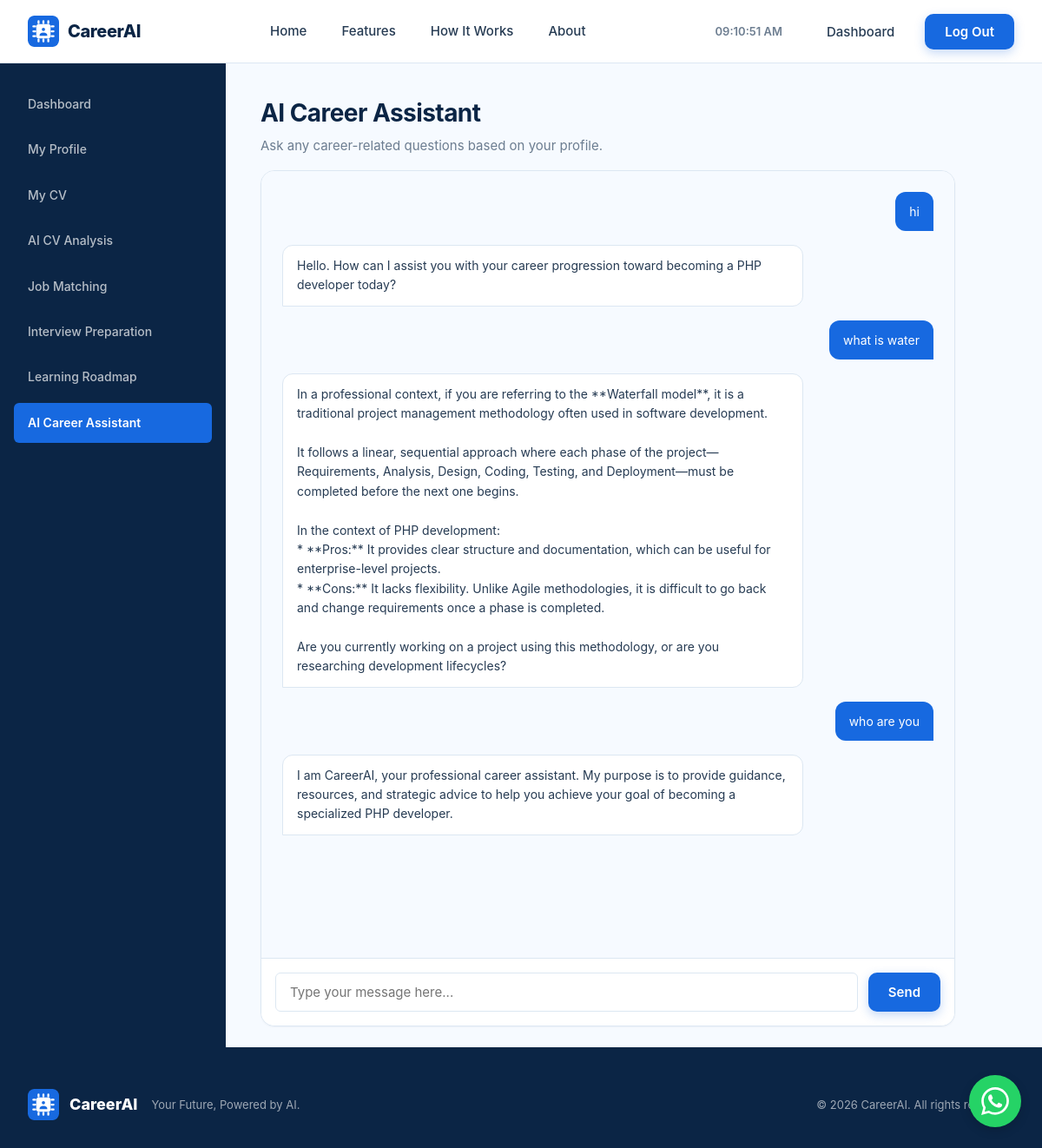
The app's page /pages/chat_assistant.php (signed in) with its own data.
### tables this page shows
CREATE TABLE `chat_messages` (
  `id` int(10) UNSIGNED NOT NULL,
  `user_id` int(10) UNSIGNED NOT NULL,
  `role` enum('user','assistant') NOT NULL,
  `message` text NOT NULL,
  `created_at` datetime NOT NULL DEFAULT current_timestamp()
);

### includes/functions.php (called while the page is built, shortened)
<?php
function e($value)
{
    return htmlspecialchars((string) $value, ENT_QUOTES, 'UTF-8');
}

### pages/chat_assistant.php (the view, shortened to what this page needs)
<?php
require_once __DIR__ . '/../config/database.php';
$userId = $_SESSION['user_id'];
$stmt = $conn->prepare('SELECT role, message, created_at FROM chat_messages WHERE user_id = ? ORDER BY id ASC');
$stmt->bind_param('i', $userId);
$stmt->execute();
$result = $stmt->get_result();
$messages = [];
while ($row = $result->fetch_assoc()) {
    $messages[] = $row;
}
require_once __DIR__ . '/../includes/header.php';
?>
<div class="dashboard-wrapper">
    <?php require_once __DIR__ . '/../includes/dashboard_sidebar.php'; ?>
    <main class="dash-content" id="main-content" style="display: flex; flex-direction: column; height: calc(100vh - 72px); padding-bottom: 0;">
        <div class="dash-header" style="margin-bottom: 16px;">
            <h1>AI Career Assistant</h1>
            <p>Ask any career-related questions based on your profile.</p>
        </div>
        <div class="dash-card" style="flex: 1; display: flex; flex-direction: column; overflow: hidden; margin-bottom: 24px; padding: 0;">
            <div id="chat-messages" style="flex: 1; overflow-y: auto; padding: 24px; display: flex; flex-direction: column; gap: 16px; background: var(--very-light-bg);">
                <?php if (empty($messages)): ?>
                    <div style="text-align: center; color: var(--secondary-text); margin-top: 40px;">
                        <p>Hello <?php echo e($_SESSION['user_name']); ?>! How can I help you today?</p>
                        <p style="font-size: 13px; margin-top: 8px;">Try asking: "What skills should I learn to become a PHP developer?"</p>
                    </div>
                <?php else: ?>
                    <?php foreach ($messages as $msg): ?>
                        <?php if ($msg['role'] === 'user'): ?>
                            <div style="align-self: flex-end; background: var(--primary-blue); color: white; padding: 12px 16px; border-radius: 12px 12px 0 12px; max-width: 80%; font-size: 14px; line-height: 1.5;">
                                <?php echo nl2br(e($msg['message'])); ?>
                            </div>
                        <?php else: ?>
                            <div style="align-self: flex-start; background: var(--white); border: 1px solid var(--border-color); color: var(--main-text); padding: 12px 16px; border-radius: 12px 12px 12px 0; max-width: 80%; font-size: 14px; line-height: 1.6;">
                                <?php echo nl2br(e($msg['message'])); ?>
                            </div>
                        <?php endif; ?>
                    <?php endforeach; ?>
                <?php endif; ?>
            </div>
            <div style="padding: 16px; background: var(--white); border-top: 1px solid var(--border-color);">
                <form id="chat-form" style="display: flex; gap: 12px;">
                    <input type="text" id="chat-input" placeholder="Type your message here..." autocomplete="off" required style="flex: 1; padding: 12px 16px; border: 1px solid var(--border-color); border-radius: var(--radius-sm); font-size: 15px;">
                    <button type="submit" class="btn btn-primary" id="send-btn">Send</button>
                </form>
            </div>
        </div>
    </main>
</div>
<?php require_once __DIR__ . '/../includes/footer.php'; ?>

### assets/css/style.css (style rules this page uses)
*, *::before, *::after { box-sizing: border-box; margin: 0; padding: 0; }
:root { --primary-blue: #1769E0; --primary-blue-dark: #1257C0; --dark-navy: #0B2545; --light-blue: #EDF5FF; --very-light-bg: #F6FAFF; --white: #FFFFFF; --main-text: #263B53; --secondary-text: #6C7D90; --success-green: #19A86B; --purple-accent: #7654D6; --border-color: #DCE7F2; --shadow-sm: 0 1px 2px rgba(11, 37, 69, 0.04); --shadow-md: 0 4px 12px rgba(11, 37, 69, 0.06); --shadow-lg: 0 12px 32px rgba(11, 37, 69, 0.10); --shadow-xl: 0 24px 60px rgba(11, 37, 69, 0.12); --radius-sm: 6px; --radius-md: 10px; --radius-lg: 16px; --radius-xl: 24px; }
html { scroll-behavior: smooth; -webkit-text-size-adjust: 100%; }
body { font-family: 'Inter', -apple-system, BlinkMacSystemFont, 'Segoe UI', Roboto, 'Helvetica Neue', Arial, sans-serif; font-size: 16px; line-height: 1.6; color: var(--main-text); background-color: var(--white); -webkit-font-smoothing: antialiased; -moz-osx-font-smoothing: grayscale; }
h1, h2, h3, h4, h5, h6 { color: var(--dark-navy); font-weight: 700; line-height: 1.25; letter-spacing: -0.02em; }
.btn { display: inline-flex; align-items: center; justify-content: center; gap: 8px; font-family: inherit; font-size: 15px; font-weight: 600; line-height: 1; padding: 12px 22px; border-radius: var(--radius-md); border: 1px solid transparent; cursor: pointer; transition: all 0.2s ease; white-space: nowrap; }
.btn-primary { background-color: var(--primary-blue); color: var(--white); box-shadow: 0 4px 12px rgba(23, 105, 224, 0.25); }

### assets/css/dashboard.css (style rules this page uses)
.dashboard-wrapper { display: flex; min-height: calc(100vh - 72px); background-color: var(--very-light-bg); }
.dash-content { flex: 1; padding: 40px; overflow-y: auto; }
.dash-header { margin-bottom: 32px; }
.dash-header h1 { font-size: 28px; color: var(--dark-navy); margin-bottom: 8px; }
.dash-header p { color: var(--secondary-text); font-size: 15px; }
.dash-card { background-color: var(--white); border: 1px solid var(--border-color); border-radius: var(--radius-lg); padding: 32px; box-shadow: var(--shadow-sm); max-width: 800px; }
.dash-card input[type="text"], .dash-card input[type="number"], .dash-card select, .dash-card textarea { width: 100%; padding: 12px 14px; font-size: 15px; font-family: inherit; color: var(--main-text); background-color: var(--white); border: 1px solid var(--border-color); border-radius: var(--radius-sm); transition: border-color 0.2s ease; }

### records on screen
chat_messages: message "hi"
chat_messages: message "Hello. How can I assist you with your career progression toward becoming a PHP developer today?"
chat_messages: message "what is water"
chat_messages: message "In a professional context, if you are referring to the **Waterfall model**, it is a traditional project management methodology often used in software development. It follows a linear, sequential approach where each phase of the project—Requirements, Analysis, Design, Coding, Testing, and Deployment—must be completed before the next one begins. In the context of PHP development: * **Pros:** It provides clear structure and documentation, which can be useful for enterprise-level projects. * **Cons:** It lacks flexibility. Unlike Agile methodologies, it is difficult to go back and change requirements once a phase is completed. Are you currently working on a project using this methodology, or…"
chat_messages: message "who are you"
chat_messages: message "I am CareerAI, your professional career assistant. My purpose is to provide guidance, resources, and strategic advice to help you achieve your goal of becoming a specialized PHP developer."

### other values on screen
SITE_NAME "CareerAI"
SITE_TAGLINE "Your Future, Powered by AI"
